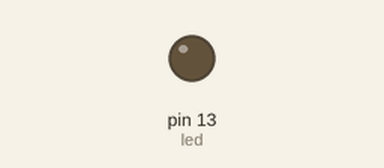
A sketch run on a simulated Arduino Uno, built with avr-gcc and run on an emulated ATmega328P. On the bench: output pins drawn as LEDs (lit = HIGH).

Above: at 0.8 s.
At 2.85 s:
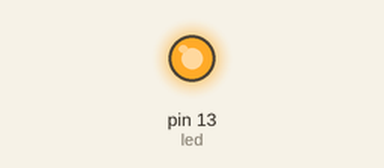
Timing chart, 0 to 3.1 s (numbered marks = the images above):
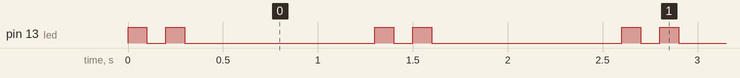

The sketch:

LED_Blink2.ino
```cpp
/*
 http://shop34791330.taobao.com/ //德飞莱旗舰店
 http://qixingchong.tmall.com/   //七星虫旗舰店
 http://www.doflye.net //德飞莱技术论坛
 http://www.doflye.net/forum-98-1.html //德飞莱论坛arduino版块
  led 以200ms频率闪烁2次 ，灭1秒，依此循环
 */

// led 连接到 13引脚
// 引脚定义:
int led = 13;

// 复位后初始化内容
void setup() {
  // 初始化数字端口为输出模式
  pinMode(led, OUTPUT);
}
// 使用独立模块开发板LY-51S连接详情：
// http://doflye.net/viewthread.php?tid=5294&extra=
// 主循环
void loop() {
  digitalWrite(led, HIGH);   // led引脚置高电平
  delay(100);               // 延时100ms
  digitalWrite(led, LOW);    // led引脚变为低电平
  delay(100);               // 延时100ms
   digitalWrite(led, HIGH);   // led引脚置高电平
  delay(100);               // 延时100ms
  digitalWrite(led, LOW);    // led引脚变为低电平
  delay(1000);               // 延时100ms

}
```

Measured:
- by itself, pin 13 (led): repeats every 1.3 s: LOW 0.10 s, HIGH 0.10 s, LOW 1.0 s, HIGH 0.10 s
- by itself, everything shown: repeats every 1.3 s, in 4 steps
